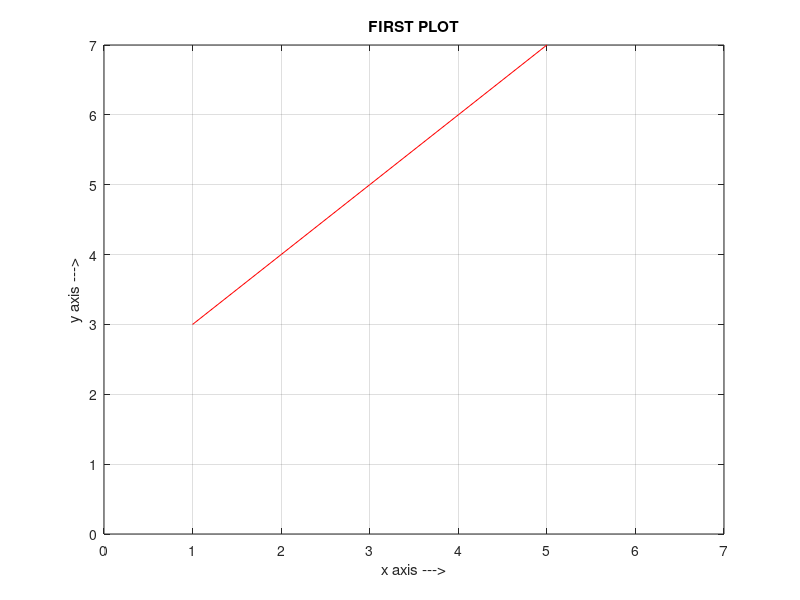

Recreate this plot in MATLAB.
clc
clear all
close all
x=1:5;
y=3:7;
plot(x,y,'r')
xlabel('x axis --->')
ylabel('y axis --->')
title('FIRST PLOT')
axis([0 7 0 7])
grid on
